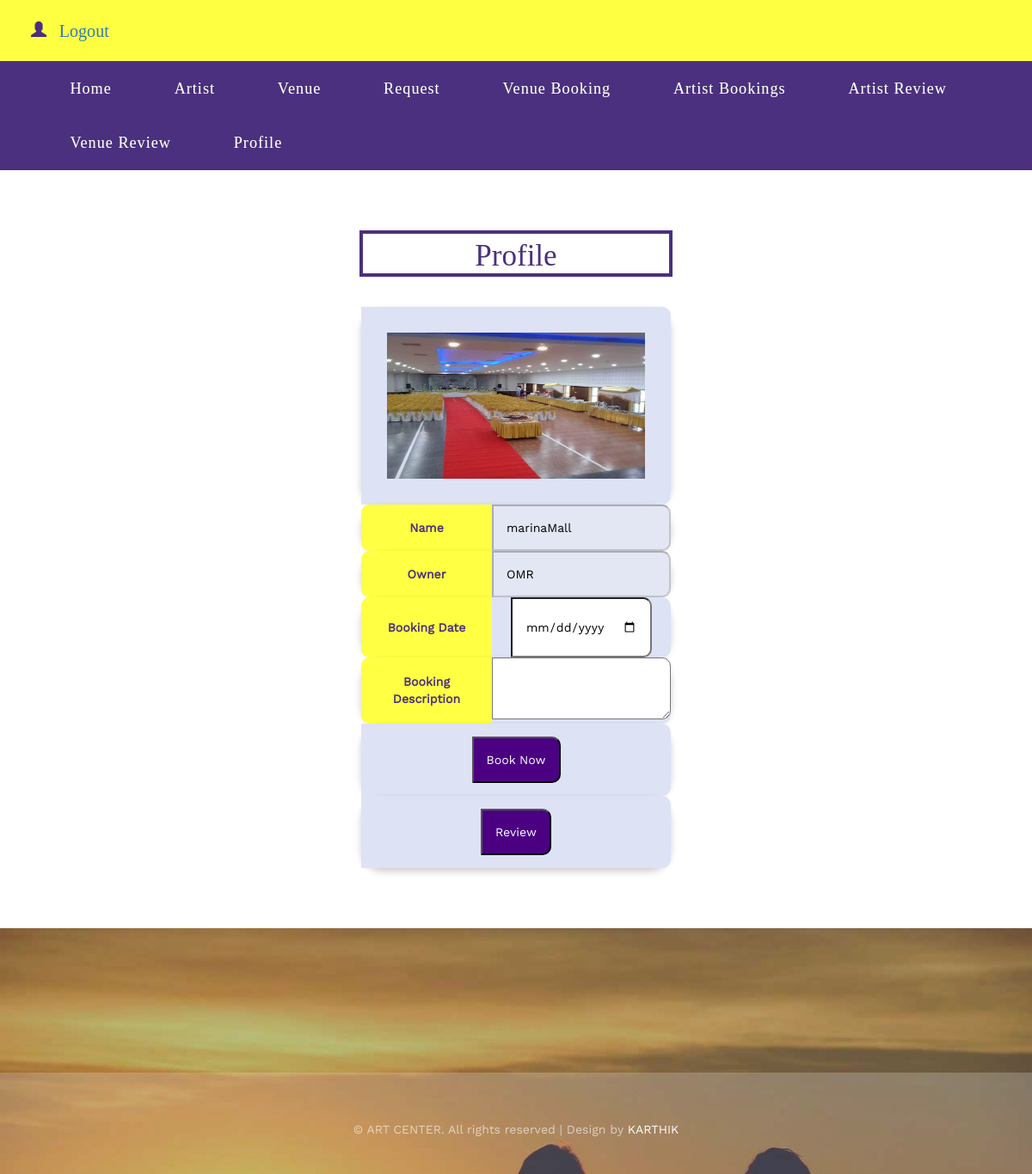
The page /UserBookVenue.php?id=7 on the database its author committed.
### tables this page shows
CREATE TABLE `venue_registration` (
  `vid` int(11) NOT NULL,
  `venue_name` varchar(30) DEFAULT NULL,
  `name` varchar(30) DEFAULT NULL,
  `address` varchar(200) DEFAULT NULL,
  `district` varchar(30) DEFAULT NULL,
  `phone` decimal(10,0) DEFAULT NULL,
  `email` varchar(30) DEFAULT NULL,
  `password` varchar(30) DEFAULT NULL,
  `image` varchar(30) DEFAULT 'noval'
);

### UserBookVenue.php (the view, shortened to what this page needs)
<?php
include 'UserHeader.php';
?>
<div id="about" class="about">
	<div class="container">
		<h3 class="title wow fadeInUp animated" data-wow-delay=".5s">Profile</h3>
	</div>
	<div style="margin: auto; width: 30%;">
		<?php
		$vid  = $_REQUEST['id'];
		$qry = "SELECT * FROM `venue_registration` WHERE vid='" . $vid . "'";;
		$result = mysqli_query($conn, $qry);
		$row = mysqli_fetch_array($result)
		?>
		<form method="post">
		<table id="cust_table">
				<tr>
					<td align="center" colspan="2"><img src="<?php echo $row['image'] ?>" width='100px' height='200px'></td>
				</tr>
				<tr>
					<th>Name</th>
					<td><input type='text' value="<?php echo $row['venue_name'] ?> " name="venue_name" disabled></td>
				</tr>
				<tr>
					<th>Owner</th>
					<td><input type='text' value='<?php echo $row['name'] ?> ' name="name" disabled></td>
				</tr>
				<tr>
					<th>Booking Date</th>
					<td><input type='date' name="date" min="<?php echo date('Y-m-d'); ?>"></td>
				</tr>
				<tr>
					<th>Booking Description</th>
					<td><textarea name="description" required></textarea></td>
				</tr>
				<tr>
					<td colspan="2" align="center"><input type="submit"  style="background-color: indigo; color: white;" name="submit" value="Book Now"></td>
				</tr><tr>
				<td colspan="2" align="center"><a href="usrevvenue.php?id=<?php echo$row['vid']?>"><input type="button" style="background-color: indigo; color: white;"  value="Review"></a></td>
			</tr>
			</table>
		</form>
	</div>
</div>
<div class="contact" id="contact">
	<div class="footer">
		<div class="container">
			<p class="wow fadeInUp animated" data-wow-delay=".7s">© ART CENTER. All rights reserved | Design by <a href="">KARTHIK</a></p>
		</div>
	</div>
</div>
</body>
</html>

### css/style.css (style rules this page uses)
body { margin:0; font-family: 'WorkSans-Regular'; }
body a { transition: 0.5s all ease; -webkit-transition: 0.5s all ease; -moz-transition: 0.5s all ease; -o-transition: 0.5s all ease; -ms-transition: 0.5s all ease; text-decoration:none; }
h1,h2,h3,h4,h5,h6 { margin:0; }
p { margin:0; }
.about, .team, .about-skills { padding: 6em 0; }
h3.title { font-size: 2.5em; color: #4B307F; font-family: 'Josefin Slab'; text-align: center; border: 4px solid; width: 32%; margin: 0 auto 1em; padding: .2em 0 0; }
.about img { width: 100%; }
.contact { background: url(../images/slid2.jpg)no-repeat 0px 0px; background-size: cover; padding: 5em 0 0; }
.footer { margin-top: 7em; background-color: rgba(255, 255, 255, 0.22); padding: 4em 0 3em; }
.footer p { color:rgba(255, 255, 255, 0.61); font-size:1em; text-align:center; }
.footer p a { color:#fff; }
@media (max-width:1280px) { h3.title { font-size: 2.5em; } }
@media (max-width:1280px) { .about, .team, .about-skills { padding: 5em 0; } }
#cust_table tr { padding-top: 12px; padding-bottom: 12px; text-align: center; color: #000; transition: 0.3s; background-color: #dee2f5; border-radius: 25px; box-shadow: 0 4px 8px 0 rgba(0, 0, 0, 0.2); }
#cust_table tr :first-child { padding: 15px; border-radius: 10px 0 0 10px; -moz-border-radius: 10px 0 0 10px; }
#cust_table tr :last-child { border-radius: 0 10px 10px 0; -moz-border-radius: 0 10px 10px 0; }
#cust_table th { padding-top: 12px; padding-bottom: 12px; text-align: center; background-color: #ffff43; color: #4b307f; }

### css/lightbox.css (style rules this page uses)
body:after { content: url(../images/close.png) url(../images/prev.png) url(../images/next.png); display: none; }

### rows shown on the page
venue_registration: image (picture), venue_name "marinaMall", name "OMR"
